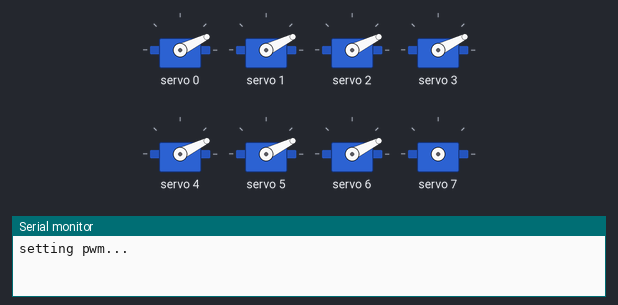
Simulated run of this sketch. Board: ESP8266 (NodeMCU). Parts: 8 × servo, the last lines printed to the serial monitor. WiFi joins after 1.5 s; servers stay silent unless stated; uploads are accepted with an empty reply.

Above: at 0.2 s.
At 2.7 s:
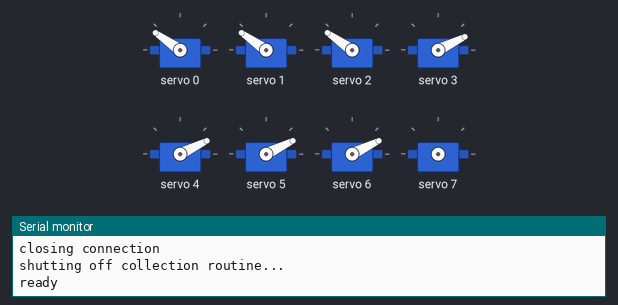
At 10.0 s:
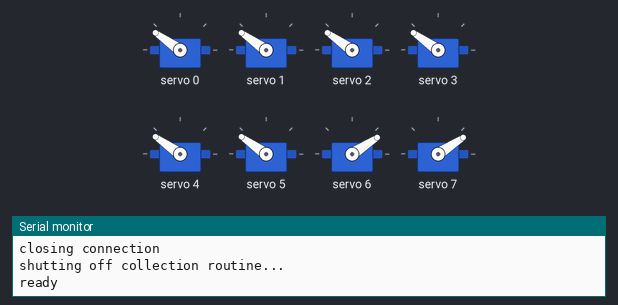
At 17.7 s:
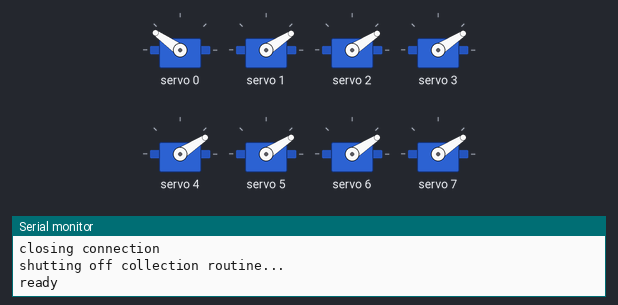
At 25.4 s:
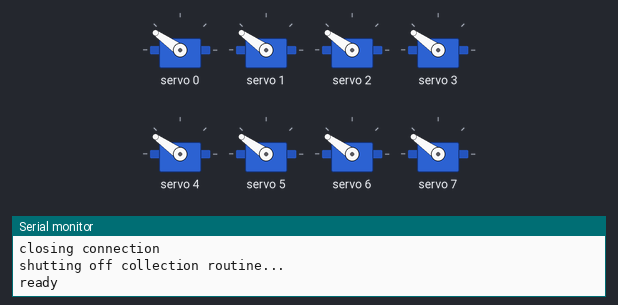
At 32.7 s:
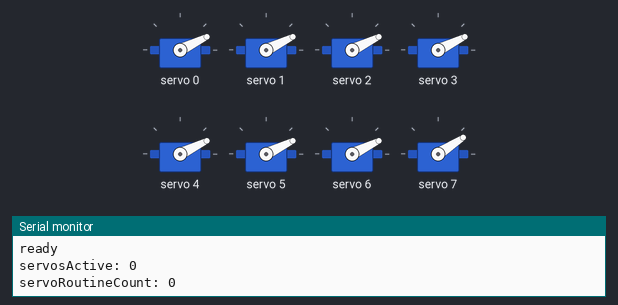
Timing chart, 0 to 34.2 s (numbered marks = the images above):
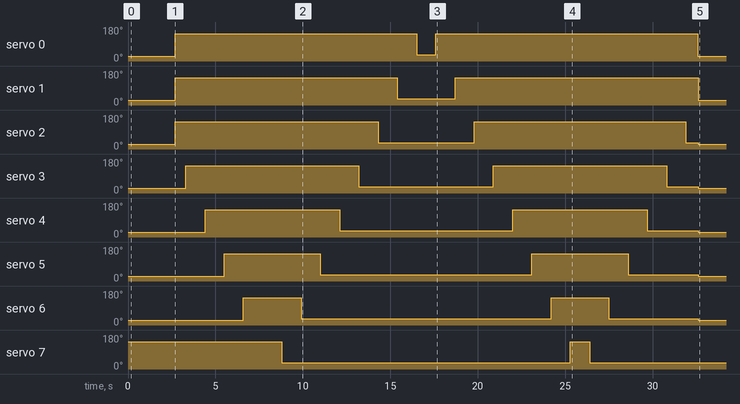

Measured:
- by itself, servo 0: 26° → 145° at 2.7 s, → 33° 13.8 s later, → 145° 1.1 s later, → 26° 15.0 s later
- by itself, servo 1: 26° → 145° at 2.7 s, → 33° 12.7 s later, → 145° 3.3 s later, → 26° 13.9 s later
- by itself, servo 2: 26° → 145° at 2.7 s, → 33° 11.6 s later, → 145° 5.5 s later, → 33° 12.1 s later, … (5 changes in this stretch)
- by itself, servo 3: 26° → 145° at 3.3 s, → 33° 9.9 s later, → 145° 7.7 s later, → 33° 9.9 s later, … (5 changes in this stretch)
- by itself, servo 4: 26° → 145° at 4.4 s, → 33° 7.7 s later, → 145° 9.9 s later, → 33° 7.7 s later, … (5 changes in this stretch)
- by itself, servo 5: 26° → 145° at 5.5 s, → 33° 5.5 s later, → 145° 12.1 s later, → 33° 5.5 s later, … (5 changes in this stretch)
- by itself, servo 6: 26° → 145° at 6.6 s, → 33° 3.3 s later, → 145° 14.3 s later, → 33° 3.3 s later, … (5 changes in this stretch)
- by itself, servo 7: 145° → 33° at 8.8 s, → 145° 16.5 s later, → 33° 1.1 s later

The sketch:

weather_servos_three.ino
```cpp
/**************
Weather Servos 1.0
Nadine Lessio
June 2017

Feather pulls and parses JSON data from Weather Underground.
Servos respond to wind speed. Like a weather vein.

https://github.com/bblanchon/ArduinoJson
https://gist.github.com/bbx10/149bba466b1e2cd887bf
https://github.com/brendanmatkin/BlindSpot/tree/master/_96_servo_wave
******************/

#include <ESP8266WiFi.h>
#include <ArduinoJson.h>
#include <elapsedMillis.h>
#include <Wire.h>
#include <Adafruit_PWMServoDriver.h>

const char* ssid = "***";
const char* password = "***";
const char* host = "api.wunderground.com";

String apiKey = "XXXXX";
String location = "Canada/YYZ";


static char respBuf[4096];

bool collectionPaused = false;

/******* Servo Stuff ********/

Adafruit_PWMServoDriver pwm = Adafruit_PWMServoDriver(0x40);    // initialize the servo drivers

#define SERVOMIN  200         // (out of 4096) pulse length
#define SERVOMAX  500         // (out of 4096) pulse length
int servonum = 0;             // servo counter
int degrees = 0;              // initialize. 180 and 75 are closest to 180 and 90 for these servos
bool ud = true;               // up/down boolean (servo position alternator)
bool end = false;             // is this the end of the wave?
bool servosActive = false;    // is the servoroutine active?
int servoRoutineCount = 0;    // how many times has it run the active routine?

elapsedMillis timerRest;      // rest for servo routine (X seconds on X seconds off)
int servoInterval = 30000;    // 30 seconds on // 30 seconds off.

elapsedMillis timerWave;
int waveSpeed = 100;      // speed of the servo wave. Lower is faster (keep it above 1). >~200 is one servo at a time without overlap

elapsedMillis collectionTimer;
int collectionWait = 180000; // 3 minutes

int tempC = 0;
int windSpeed = 0;


void setup() {
	Serial.begin(115200);
  delay(10);
  Serial.println("setting pwm...");
  pwm.begin();
  pwm.setPWMFreq(60);
  delay(100);
  for(int i; i < 7; i++){
    pwm.setPWM(i,0,SERVOMIN);
    delay(1);
  }
  // ok so for some reason you must declare this and do the wfi AFTER any PWM. Maybe a library smash?
  delay(100);

  #ifdef ESP8266
      Wire.pins(2, 14);   // ESP8266 can use any two pins, such as SDA to #2 and SCL to #14
  #endif
	Serial.println();
	Serial.print("Connecting to wifi");
	Serial.println(ssid);

	WiFi.begin(ssid,password);
	while(WiFi.status() != WL_CONNECTED){
		delay(500);
		Serial.print(".");
	}
	Serial.println("Wifi connected");
	Serial.println(F("IP address: "));
	Serial.println(WiFi.localIP());
  delay(100);
  getData();
  delay(100);
  Serial.println("ready");
}

void loop()
{
  if(servosActive){
    runServos();
  }else{
    restServos();
  }

  if(!collectionPaused){
    if((!collectionPaused) && collectionTimer > collectionWait ){
      getData();
    }
  }else if(collectionPaused){
    // if the servo routine count is
    // end the servos
    // begin the countdown to the next collection
    if(servoRoutineCount == 10){
        servoRoutineCount = 0;
        collectionTimer = 0;
        collectionPaused = false;
        servosActive = false;
    }

    if (timerRest > servoInterval) {
      timerRest -= servoInterval;
      if(!servosActive){
        servoRoutineCount++;
      }
      servosActive = !servosActive;

      Serial.print("servosActive: ");
      Serial.println(servosActive);
      Serial.print("servoRoutineCount: ");
      Serial.println(servoRoutineCount);
    }
  }
}

void runServos(){
  waveSpeed = map(windSpeed,5,50,1000,100);
  if (servonum > 7) {
    servonum = 7;
    end = true;
  }else if(servonum < 0){
    servonum = 0;
    end = false;
  }
  if(end){
    ud = false;
  }else{
    ud = true;
  }

  if (ud == true) {
    degrees = 180;
  } else {
    degrees = 10;
  }

  int pulselength = map(degrees,0,180,SERVOMIN,SERVOMAX);

  if (servonum <= 7) {
    pwm.setPWM(servonum, 0, pulselength);
    if (timerWave > waveSpeed) {
      timerWave -= waveSpeed; //reset the timer
      if(end){
        servonum--;
      }else{
        servonum ++;
      }
      //Serial.println(servonum);
      //Serial.print("ud: ");
      //Serial.println(ud);
      //Serial.print("degrees: ");
      //Serial.println(degrees);
      //Serial.print("waveSpeed: ");
      //Serial.println(waveSpeed);
    }
  }
}

void restServos(){
  for(int i; i < 7; i++){
    pwm.setPWM(i,0,SERVOMIN);
    delay(1);
  }
}

void getData(){
  Serial.println("!getData: getting data!");
  // Use WiFiClient class to create TCP connections
    WiFiClient client;
    const int httpPort = 80;

    if (!client.connect(host, httpPort)) {
        Serial.println("connection failed");
        return;
      }
      Serial.println("Getting Data...");

    // We now create a URI for the request
      String url = "/api/" + apiKey + "/conditions/q/"+ location + ".json";
      Serial.print("Requesting URL: ");
      Serial.println(url);

      // This will send the request to the server
      client.print(String("GET ") + url + " HTTP/1.0\r\n" + "Host: " + host + "\r\n" + "Connection: close\r\n\r\n");

      delay(500); // need this delay or else it doesn't grab stuff.

      int respLen = 0;
      bool skip_headers = true;

      while (client.available()){
        if(skip_headers){
          String response = client.readStringUntil('\n');
          //Serial.print(response);
          if(response.length() <= 1){
            skip_headers = false;
          }

        } else {
          int bytesIn;
          bytesIn = client.read((uint8_t *)&respBuf[respLen], sizeof(respBuf) - respLen);
          Serial.print(F("bytesIn ")); Serial.println(bytesIn);
          if (bytesIn > 0) {
            respLen += bytesIn;
              if (respLen > sizeof(respBuf)) respLen = sizeof(respBuf);
          }else if (bytesIn < 0) {
            Serial.print(F("read error "));
              Serial.println(bytesIn);
          }
        }
        delay(1);
      }
      client.stop();
      if (respLen >= sizeof(respBuf)) {
        Serial.print(F("respBuf overflow "));
        Serial.println(respLen);
        return;
      }
      // Terminate the C string
      respBuf[respLen++] = '\0';
      Serial.print(F("respLen "));
      Serial.println(respLen);
      //Serial.println(respBuf);

      if(showWeather(respBuf));

      Serial.println(" ");
      Serial.println("closing connection");
      Serial.println("shutting off collection routine...");

      collectionPaused = true;
      servosActive = true;
      timerRest = 0;
}


bool showWeather(char *json){
	StaticJsonBuffer<3*1024> jsonBuffer;
	char *jsonstart = strchr(json, '{');
  	//Serial.print(F("jsonstart ")); Serial.println(jsonstart);
  	if (jsonstart == NULL) {
    	Serial.println(F("JSON data missing"));
    	return false;
  	}
  	json = jsonstart;
  	// Parse JSON
  	JsonObject& root = jsonBuffer.parseObject(json);

  	if (!root.success()) {
    	Serial.println(F("jsonBuffer.parseObject() failed"));
    	return false;
  	}
  	// Extract weather info from parsed JSON
  	JsonObject& current = root["current_observation"];
  	//const float temp_f = current["temp_f"];
  	//Serial.print(temp_f, 1); Serial.print(F(" F, "));
  	const int temp_c = current["temp_c"];
  	Serial.print(temp_c, 1); Serial.print(F(" C, "));
  	const char *humi = current[F("relative_humidity")];
  	Serial.print(humi);   Serial.println(F(" RH"));
  	const char *weather = current["weather"];
  	Serial.println(weather);
  	const char *pressure_mb = current["pressure_mb"];
  	Serial.println(pressure_mb);
  	const char *observation_time = current["observation_time_rfc822"];
  	Serial.println(observation_time);
    const int wind_kph = current["wind_kph"];
    Serial.print(wind_kph,1); Serial.print(F(" KPH "));
    const int wind_degrees = current["wind_degrees"];
    Serial.print(wind_degrees,1); Serial.print(F(" Deg "));

  	// Extract local timezone fields
  	const char *local_tz_short = current["local_tz_short"];
  	Serial.println(local_tz_short);
  	const char *local_tz_long = current["local_tz_long"];
  	Serial.println(local_tz_long);
  	const char *local_tz_offset = current["local_tz_offset"];
  	Serial.println(local_tz_offset);

    tempC = temp_c;
    windSpeed = wind_kph;

  	return true;

}
```
